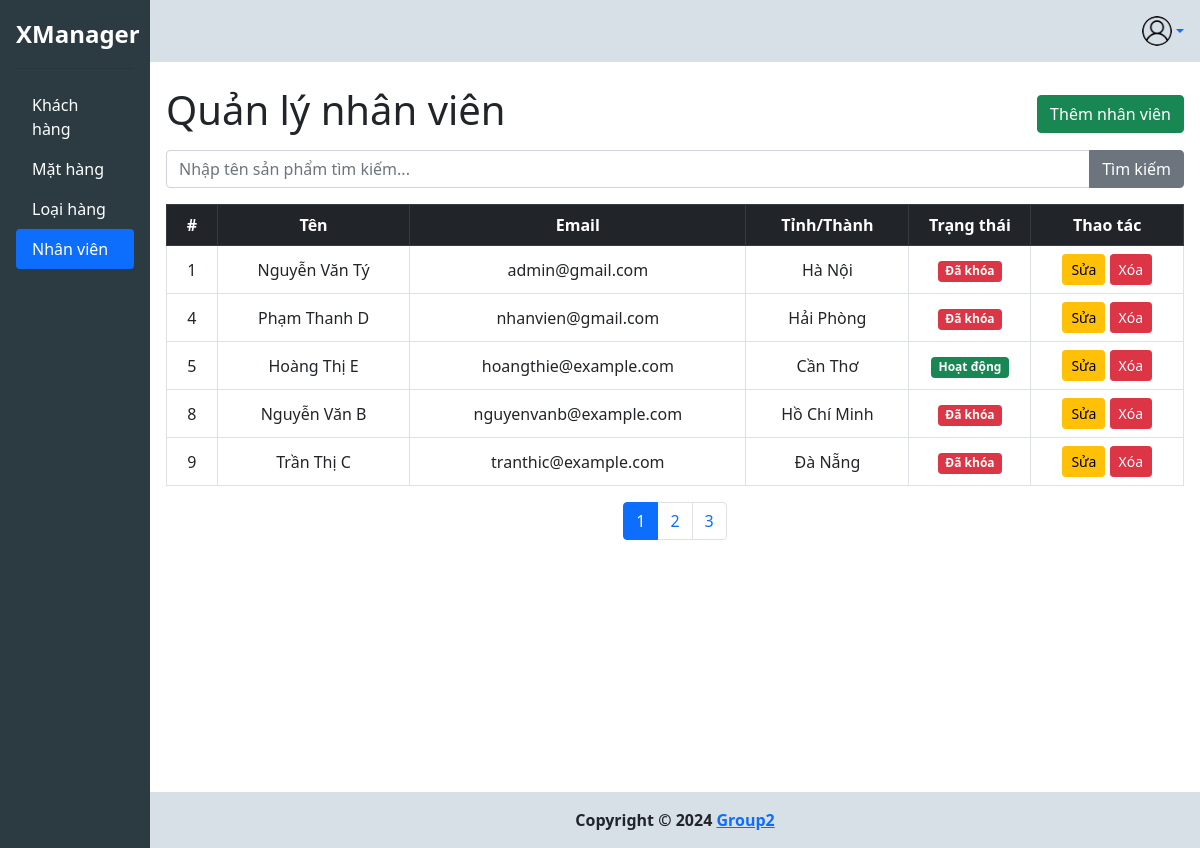
Screenshot of /employee (signed in) with the database file from the repository.
### tables this page shows
CREATE TABLE `employees` (
  `EmployeeID` int(11) NOT NULL,
  `EmployeeName` varchar(100) NOT NULL,
  `Email` varchar(150) NOT NULL,
  `Province` varchar(150) DEFAULT NULL,
  `Address` varchar(150) DEFAULT NULL,
  `Password` varchar(150) DEFAULT NULL,
  `Role` varchar(150) DEFAULT NULL,
  `IsWorking` tinyint(1) DEFAULT 0,
  `created_at` timestamp NOT NULL DEFAULT current_timestamp()
);

### src/Controller.php (called while the page is built, shortened)
<?php
class Controller {
    protected function render($view_name, $data = []) {
        extract($data);
        include __DIR__ . "\Views\\$view_name.php";
    }
}

### src/Controllers/EmployeeController.php (called while the page is built, shortened)
<?php
class EmployeeController extends Controller
{
    private $employeeModel;
    public function __construct()
    {
        $this->employeeModel = new Employee();
    }
    public function index(){
        $page = isset($_GET['page']) ? (int)$_GET['page'] : 1;
        $limit = 5;
        $keyword = $_GET['keyword'] ?? "";
        $pageTitle = 'Quản lý nhân viên';
        $employees = $this->employeeModel->getPaginated($page, $limit, $keyword);
        $total = $this->employeeModel->getTotal($keyword);
        $totalPages = ceil($total / $limit);
        $this->render('employees/index', [
            'employees' => $employees,
            'totalPages' => $totalPages,
            'currentPage' => $page,
            'pageTitle' => $pageTitle
        ]);
    }
}

### index.php (called while the page is built, shortened)
<?php
require __DIR__. '/src/routes.php';
$uri = $_SERVER['REQUEST_URI'];
$router->match($uri);

### src/Models/Employee.php (called while the page is built, shortened)
<?php
class Employee
{
    private $mysqli;
    public function __construct()
    {
        $host = DB_HOST;
        $username = DB_USER;
        $password = DB_PASSWORD;
        $database = DB_NAME;
        $this->mysqli = new \mysqli($host, $username, $password, $database);
    }
    public function getPaginated($page, $limit, $keyword)
    {
        $offset = ($page - 1) * $limit;
        $stmt = $this->mysqli->prepare("SELECT * FROM employees WHERE EmployeeName LIKE '%$keyword%' LIMIT ? OFFSET ?");
        $stmt->bind_param("ii", $limit, $offset);
        $stmt->execute();
        $result = $stmt->get_result();
        return $result->fetch_all(MYSQLI_ASSOC);
    }
}

### src/Views/employees/index.php (the view, shortened to what this page needs)
    <div class="d-flex justify-content-between align-items-center my-2">
        <h1><?= $pageTitle ?></h1>
        <a href="/employee/create" class="my-2 btn btn-success">Thêm nhân viên</a>
    </div>
    <form action="" method="get">
        <div class="input-group mb-3">
            <input type="text" name="keyword" class="form-control" placeholder="Nhập tên sản phẩm tìm kiếm..." aria-describedby="button-addon2" value="<?= $_GET['keyword'] ?? '' ?>">
            <button class="btn btn-secondary" type="submit" id="button-addon2">
                Tìm kiếm
            </button>
        </div>
    </form>
    <table class="table table-bordered table-hover text-center align-middle">
    <thead class="table-dark">
            <tr>
                <th width="5%">#</th>
                <th>Tên</th>
                <th>Email</th>
                <th>Tỉnh/Thành</th>
                <th width="12%">Trạng thái</th>
                <th width="15%">Thao tác</th>
            </tr>
        </thead>
        <tbody>
        <?php foreach ($employees as $index => $employee): ?>
            <tr>
                <td><?= $employee["EmployeeID"] ?></td>
                <td><?= htmlspecialchars($employee["EmployeeName"], ENT_QUOTES, 'UTF-8'); ?></td>
                <td><?= htmlspecialchars($employee["Email"], ENT_QUOTES, 'UTF-8'); ?></td>
                <td><?= htmlspecialchars($employee["Province"], ENT_QUOTES, 'UTF-8'); ?></td>
                <td>
                    <?= $employee["IsWorking"] == 1
                        ? '<span class="badge bg-danger">Đã khóa</span>'
                        : '<span class="badge bg-success">Hoạt động</span>';
                    ?>
                </td>
                <td>
                    <a href="/employee/update/<?= $employee["EmployeeID"]; ?>" class="btn btn-warning btn-sm">Sửa</a>
                    <a href="/employee/delete/<?= $employee["EmployeeID"]; ?>" class="btn btn-danger btn-sm">Xóa</a>
                </td>
            </tr>
        <?php endforeach; ?>
        </tbody>
    </table>
    <?php
    include_once(__DIR__ . '/../pagination.php');
    ?>
<?php include(__DIR__ . '/../layouts/layout.php'); ?>

### src/Router.php (shortened to what this page needs)
<?php
class Router {
    private $routes = [];
    public function addRoute($pattern, $callback, $middlewares = []) {
        $this->routes[$pattern] = [
            'callback' => $callback,
            'middlewares' => $middlewares
        ];
    }
    public function match($uri) {
        uksort($this->routes, function ($a, $b) {
            return strlen($b) - strlen($a);
        });
        foreach ($this->routes as $pattern => $route) {
            if (preg_match($pattern, $uri, $matches)) {
                array_shift($matches);
                call_user_func_array($route['callback'], $matches);
                return;
            }
        }
    }
}

### src/Views/layouts/layout.php (style rules this page uses)
:root { --header: 70px; --footer: 56px; }

### rows the page displays
employees: EmployeeID "1", EmployeeName "Nguyễn Văn Tý", Email "admin@gmail.com", Province "Hà Nội", IsWorking "Đã khóa"
employees: EmployeeID "4", EmployeeName "Phạm Thanh D", Email "nhanvien@gmail.com", Province "Hải Phòng", IsWorking "Đã khóa"
employees: EmployeeID "5", EmployeeName "Hoàng Thị E", Email "hoangthie@example.com", Province "Cần Thơ", IsWorking "Hoạt động"
employees: EmployeeID "8", EmployeeName "Nguyễn Văn B", Email "nguyenvanb@example.com", Province "Hồ Chí Minh", IsWorking "Đã khóa"
employees: EmployeeID "9", EmployeeName "Trần Thị C", Email "tranthic@example.com", Province "Đà Nẵng", IsWorking "Đã khóa"
